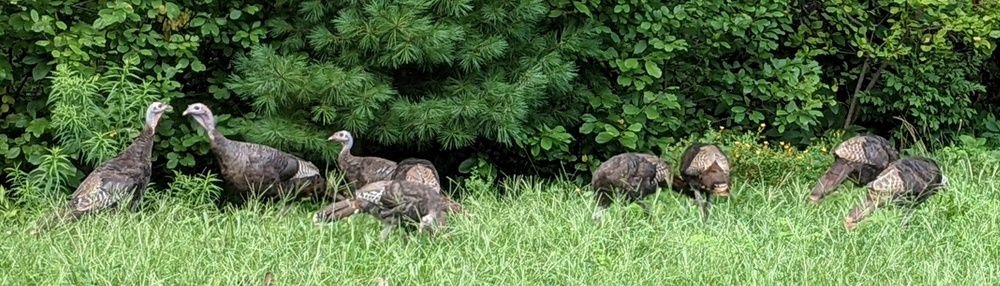
%> input picture Images/turkeys1.jpg, 1000 x 286 px, shrunk from 1963 x 562 before the run
$ octave --eval "f('../Images/turkeys1.jpg');"   (GNU Octave 9; MATLAB toolbox functions it lacks are replaced by stand-ins)
%> lines starting %> are read from the running program, lines starting %| are printed output that depends on the picture
function f(x)
%> called with x = '../Images/turkeys1.jpg'
A = imread(x);
%> A is the input picture: size 286x1000x3 uint8; mean R, G, B 89.5, 115.6, 71
[m,n] = size(A);
%> m = 286; n = 3000
v = min(m,n);
%> v = 286
B = A(1:v,1:v,:);
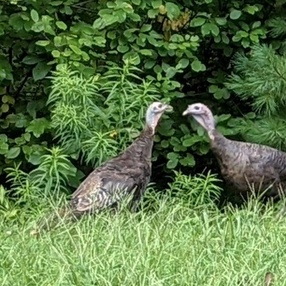
%> B: size 286x286x3 uint8; mean R, G, B 91, 116.8, 71.2
B1 = zeros(size(B));
B2 = zeros(size(B));
B3 = zeros(size(B));
B1(:,:,1) = B(:,:,1);
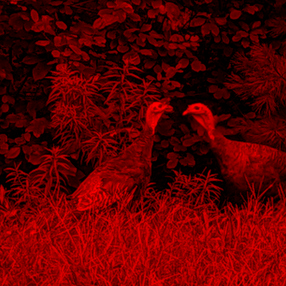
%> B1: size 286x286x3 double; mean R, G, B 91, 0, 0
B2(:,:,2) = B(:,:,2);
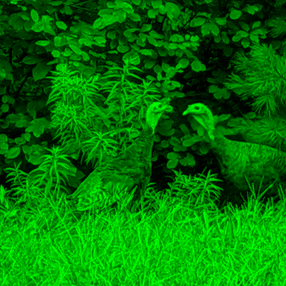
%> B2: size 286x286x3 double; mean R, G, B 0, 116.8, 0
B3(:,:,3) = B(:,:,3);
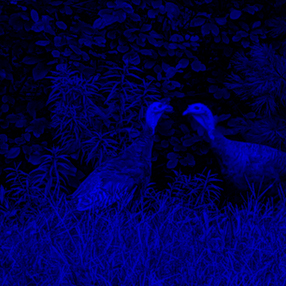
%> B3: size 286x286x3 double; mean R, G, B 0, 0, 71.2
image([B1,B2;B3,B])
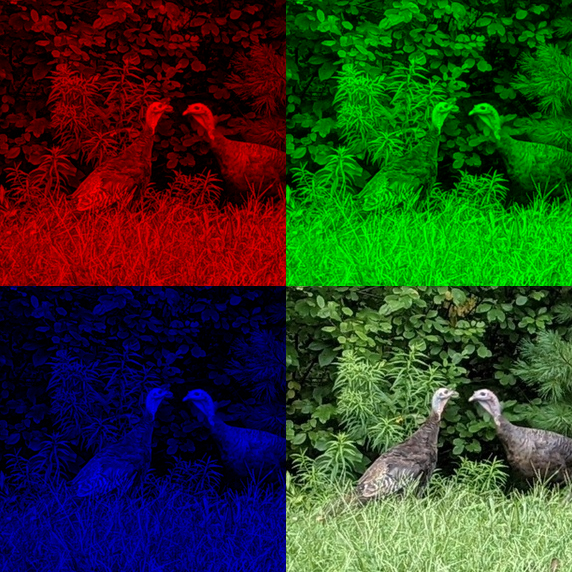
%> displayed picture: size 572x572x3, on the screen's scale of 0 to 255; mean R, G, B 45.5, 58.4, 35.6
end


%[appendix]{"version":"1.0"}
%---
